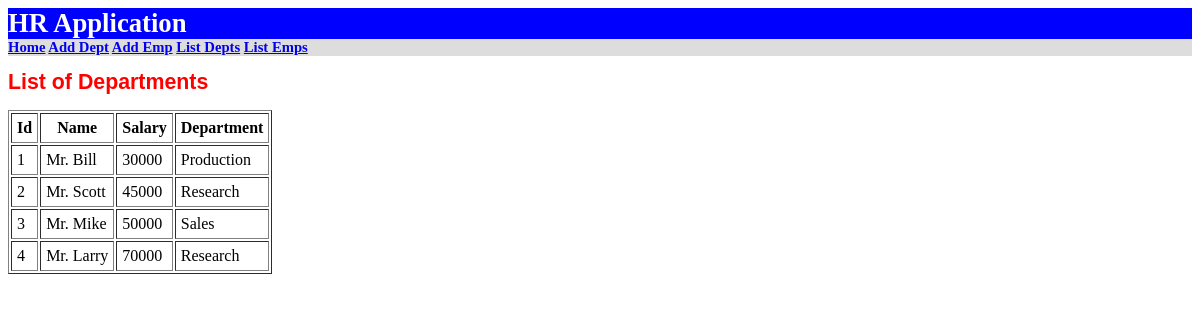
Page /demo/orm/list_emp/ on the committed database.
### demo/models.py (models this page shows, shortened)
class Employee(models.Model):
    fullname = models.CharField(max_length=50)
    salary = models.IntegerField()
    department = models.ForeignKey(Department, on_delete=models.CASCADE)
    class Meta:
        db_table = 'Employees'

class Department(models.Model):
    name = models.CharField(max_length=30)
    location = models.CharField(max_length=30)
    def __str__(self):
        return self.name
    class Meta:
        db_table = 'Departments'

### demo/orm_views.py (the view)
# urls.py: re_path(r'list_emp/(\d+)', list_emp),
def list_emp(request):
    emps = Employee.objects.all()
    return render(request, 'demo/orm/list_emp.html', {"emps": emps})

### demo/templates/demo/orm/list_emp.html
{% extends 'demo/orm/master.html' %}
{% block title %}List of Departments {% endblock %}
{% block body %}
<table cellpadding="5pt" border="1">
    <tr>
        <th>Id</th>
        <th>Name</th>
        <th>Salary</th>
        <th>Department</th>
    </tr>
    {% for e in emps %}
    <tr>
        <td> {{ e.id }}</td>
        <td> {{ e.fullname }}</td>
        <td> {{ e.salary }}</td>
        <td> {{ e.department }}</td>
    </tr>
    {% endfor %}
</table>
{% endblock %}

### demo/static/demo/styles.css (style rules this page uses)
body { font-family :verdana }

### rows in the picture
Employee: id "1", fullname "Mr. Bill", salary "30000", department "Production"
Employee: id "2", fullname "Mr. Scott", salary "45000", department "Research"
Employee: id "3", fullname "Mr. Mike", salary "50000", department "Sales"
Employee: id "4", fullname "Mr. Larry", salary "70000", department "Research"
